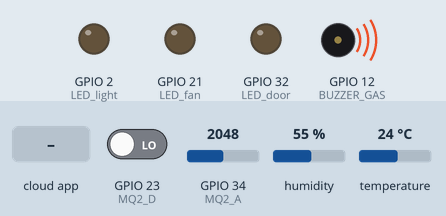
This sketch was run on a simulated ESP32. Parts: output pins drawn as LEDs (lit = HIGH), buzzer (waves = sounding, pin HIGH). The test bench sets the inputs (shaded band); at power-on: GPIO 34 (MQ2_A) = 2048, GPIO 23 (MQ2_D) LOW, humidity 55 %, temperature 24 °C. WiFi joins after 1.5 s; servers stay silent unless stated; the Firebase database answers and starts empty; what the sketch prints to the serial monitor is not drawn.

Above: at 2.7 s.
2.8 s: the phone or cloud app sets door to 1
At 5.8 s:
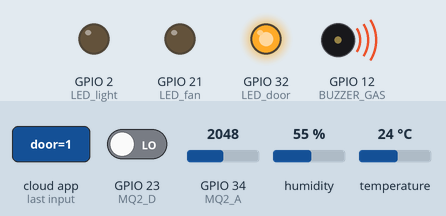
6.8 s: GPIO 34 (MQ2_A) set to 1053
9.4 s: GPIO 34 (MQ2_A) set to 967
At 12.5 s:
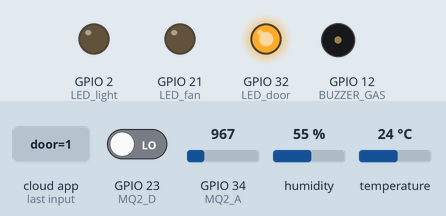
12.8 s: the phone or cloud app sets den1 to 1
At 15.6 s:
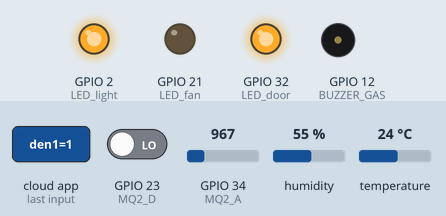
16.2 s: the phone or cloud app sets quat to 1
At 18.9 s:
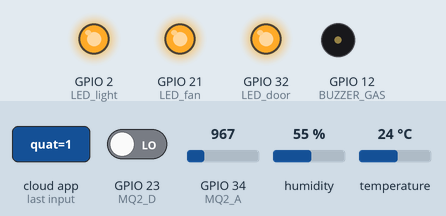
19.4 s: the phone or cloud app sets door to 0
At 21.3 s:
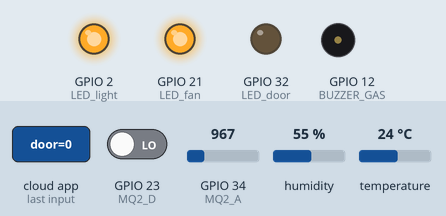
Timing chart, 0 to 22.8 s (numbered marks = the images above; inputs shaded):
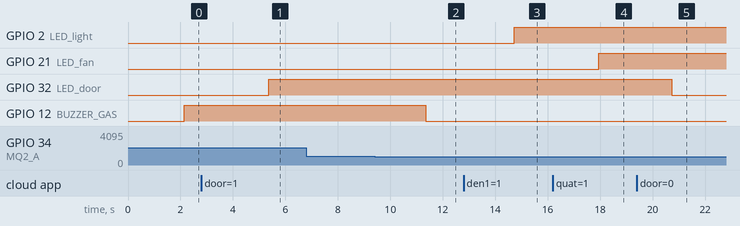

Measured:
- the behaviour switches between 1001 and 1000 on GPIO 34 (MQ2_A) (found by bisection; images 1 and 2)
- after the input at 2.8 s, GPIO 32 (LED_door): LOW → HIGH after 2.6 s
- after the input at 6.8 s, every drawn part: stays the same
- after the input at 9.4 s, GPIO 12 (BUZZER_GAS): HIGH → LOW after 2.0 s
- after the input at 12.8 s, GPIO 2 (LED_light): LOW → HIGH after 1.9 s
- after the input at 16.2 s, GPIO 21 (LED_fan): LOW → HIGH after 1.8 s
- after the input at 19.4 s, GPIO 32 (LED_door): HIGH → LOW after 1.3 s

The sketch:

esp32_cuoiki.ino
```cpp
#include <DHT.h>
#include <WiFi.h>
#include <FirebaseESP32.h>

// Khai báo cảm biến DHT11
const int PINDHT = 4;
#define DHTTYPE DHT11
DHT dht(PINDHT, DHTTYPE);

// Khai báo chân cảm biến MQ2
#define MQ2_A 34
#define MQ2_D 23

// Khai báo LED
#define LED_door 32
#define BUZZER_GAS 12
#define LED_fan 21
#define LED_light 2

// Cấu hình Firebase
#define FIREBASE_HOST "tt-iot-d4f71-default-rtdb.firebaseio.com"
#define FIREBASE_AUTH "wicmah7GnZAy9PZO0sN6H32VjKr4EfOsZUUqJ8kT"
FirebaseData fbdb;
FirebaseAuth auth;
FirebaseConfig config;

// Cấu hình WiFi
#define WiFi_SSID "TP-LINK_B328"
#define WiFi_PASSWORD "07396458"

void setup() {
    Serial.begin(9600);
    dht.begin(); // Khởi động cảm biến DHT11

    pinMode(BUZZER_GAS, OUTPUT);
    pinMode(LED_door, OUTPUT);
    pinMode(LED_fan, OUTPUT);
    pinMode(LED_light, OUTPUT);
    pinMode(MQ2_A, INPUT);
    pinMode(MQ2_D, INPUT);

    // Kết nối WiFi
    WiFi.begin(WiFi_SSID, WiFi_PASSWORD);
    Serial.print("Đang kết nối WiFi");
    while (WiFi.status() != WL_CONNECTED) {
        Serial.print(".");
        delay(300);
    }
    Serial.println("\nWiFi đã kết nối!");
    Serial.print("IP: ");
    Serial.println(WiFi.localIP());

    // Kết nối Firebase
    config.host = FIREBASE_HOST;
    config.signer.tokens.legacy_token = FIREBASE_AUTH;
    Firebase.begin(&config, &auth);
    Firebase.reconnectWiFi(true);
}

void loop()
{
    float humi = dht.readHumidity();
float temp = dht.readTemperature();

if (isnan(humi) || isnan(temp)) {
    Serial.println("❌ Không đọc được cảm biến DHT11!");
} else {
    Serial.print("🌡 Temperature: ");
    Serial.print(temp);
    Serial.print("°C | 💧 Humidity: ");
    Serial.print(humi);
    Serial.println("%");

    Firebase.setInt(fbdb, "/Coso_IOT/Humi", (int)humi);
    Firebase.setInt(fbdb, "/Coso_IOT/Temp", (int)temp);
  }


    // Đọc cảm biến MQ2
    int analogValue = analogRead(MQ2_A);
    int digitalValue = digitalRead(MQ2_D);

    Serial.print("🔥 MQ2 Analog: ");
    Serial.print(analogValue);
    Serial.print(" | 🔥 MQ2 Digital: ");
    Serial.println(digitalValue);

    Firebase.setInt(fbdb, "/Coso_IOT/Gas", analogValue);
    Firebase.setInt(fbdb, "/Coso_IOT/Digital_Value", digitalValue);

    // Bật LED khi phát hiện khí gas
    digitalWrite(BUZZER_GAS, analogValue > 1000 ? HIGH : LOW);

    // Kiểm tra điều khiển LED từ Firebase
    if (Firebase.getInt(fbdb, "/thietbi1/door")) {
        int state = fbdb.to<int>();
        digitalWrite(LED_door, state == 1 ? HIGH : LOW);
    }

    if (Firebase.getInt(fbdb, "/thietbi2/den1")) {
        int state = fbdb.to<int>();
        digitalWrite(LED_light, state == 1 ? HIGH : LOW);
    }

    if (Firebase.getInt(fbdb, "/thietbi3/quat")) {
        int state = fbdb.to<int>();
        digitalWrite(LED_fan, state == 1 ? HIGH : LOW);
    }

    // Kiểm tra WiFi
    if (WiFi.status() != WL_CONNECTED) {
        Serial.println("⚠ WiFi mất kết nối! Đang kết nối lại...");
        WiFi.disconnect();
        WiFi.begin(WiFi_SSID, WiFi_PASSWORD);
        delay(5000);
    }

    delay(2000); // Đợi 2 giây trước khi đo lần tiếp theo
}
```
